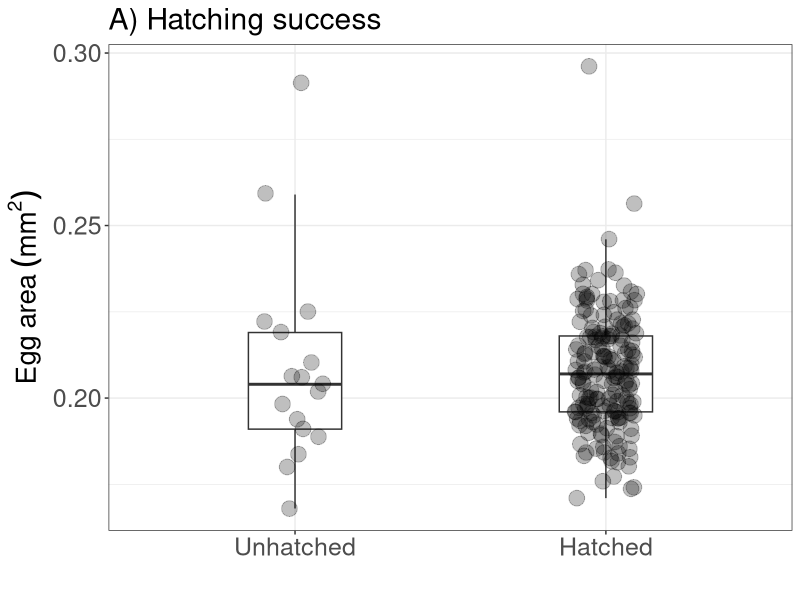
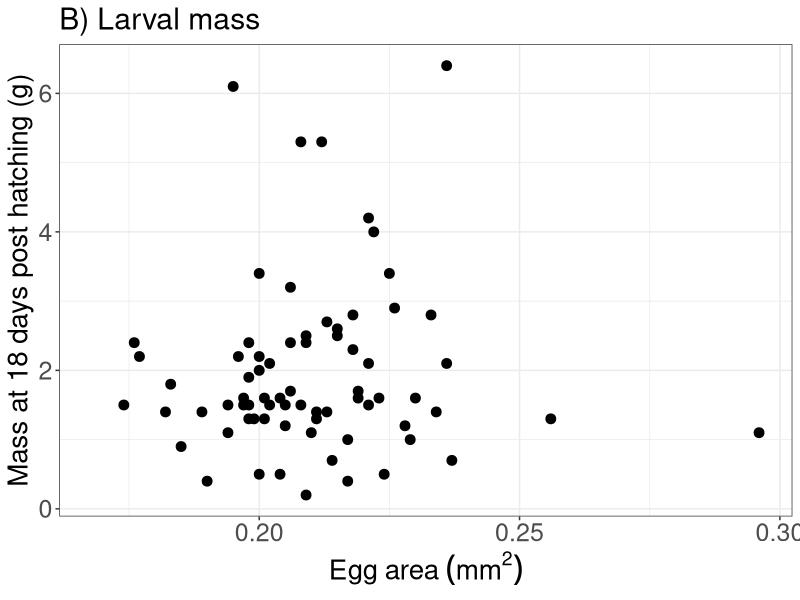
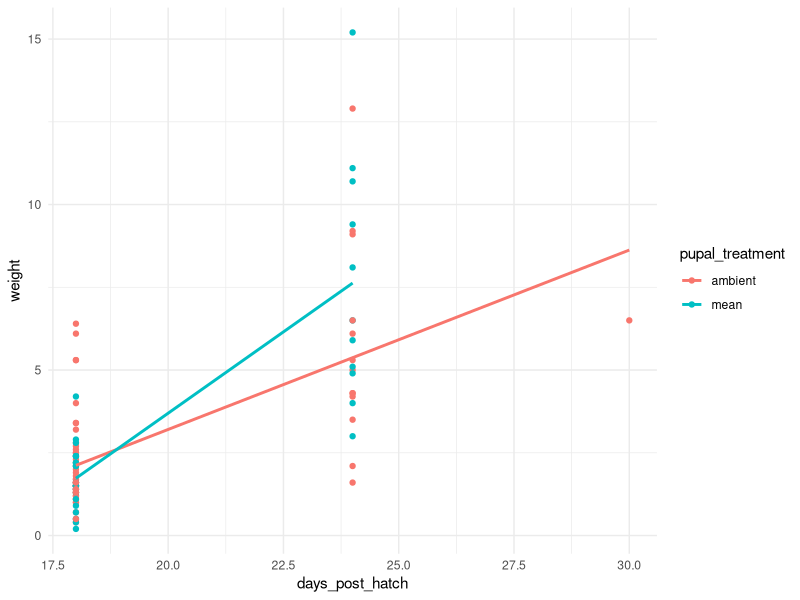
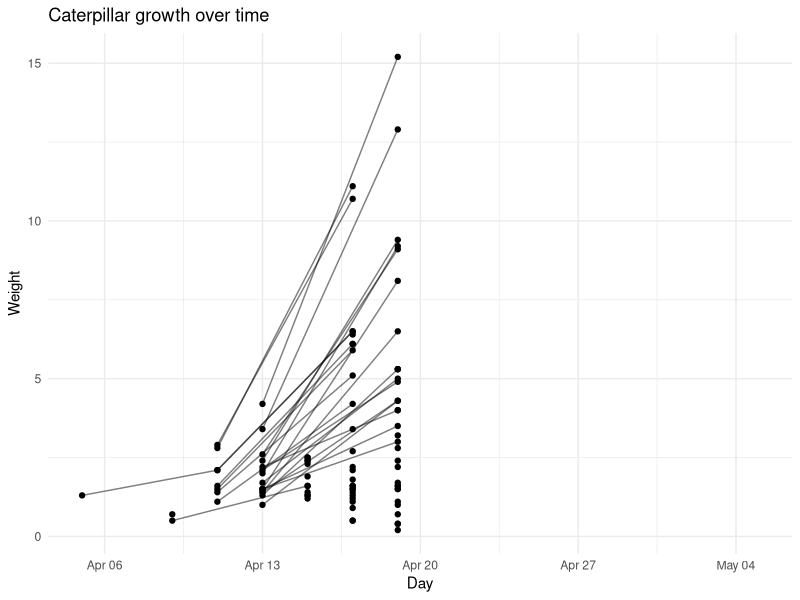
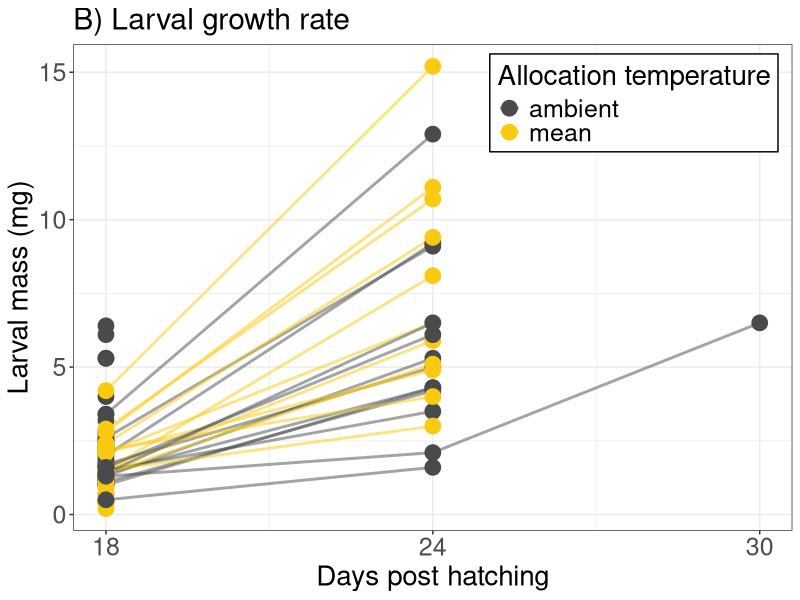
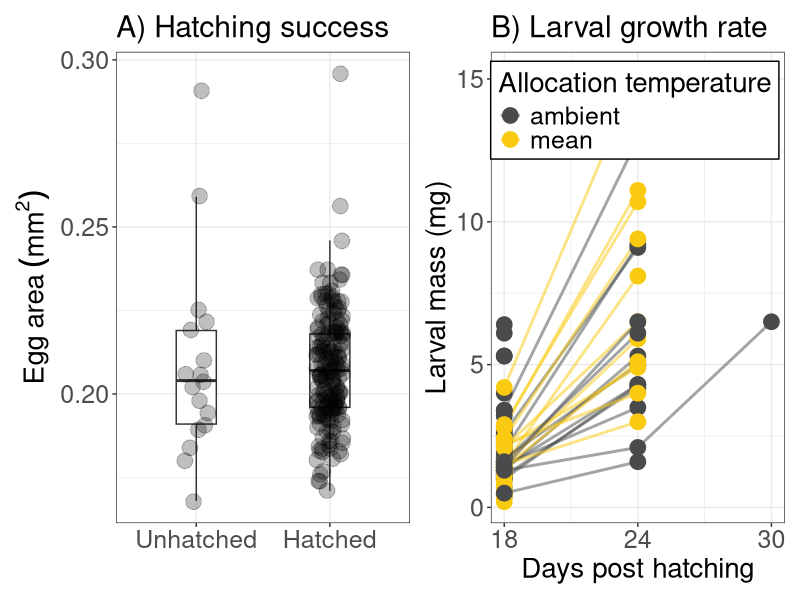

Here is the R script that generated these plots, in order:
## ---- chunk 1
library(here)
library(tidyverse)
library(ggplot2)
library(lmerTest)
library(patchwork)
## ---- chunk 2
caterpillar_data <- read.csv(here("data", "clean data", "caterpillar_data.csv"))

#caterpillar_data <- caterpillar_data %>%
  #filter(!is.na(hatch_date)) 

caterpillar_data$pupal_treatment <- as.factor(caterpillar_data$pupal_treatment)
caterpillar_data$hatch_date <- as.Date(caterpillar_data$hatch_date)
caterpillar_data$weight_1 <- as.numeric(caterpillar_data$weight_1)
caterpillar_data$weight_2 <- as.numeric(caterpillar_data$weight_2)

#turn all weights into mg
caterpillar_data$weight_1 <- caterpillar_data$weight_1 * 1000
caterpillar_data$weight_2 <- caterpillar_data$weight_2 * 1000
caterpillar_data$weight3 <- caterpillar_data$weight3 * 1000
caterpillar_data$weight4 <- caterpillar_data$weight4 * 1000
caterpillar_data$weight_5 <- caterpillar_data$weight_5 * 1000

## ---- chunk 3

caterpillar_data <- caterpillar_data %>%
  filter(!is.na(hatched))
  
#how many caterpillars hatches overall
caterpillar_data %>%
  filter(hatched == 1)

hatching_plot <- ggplot(caterpillar_data, aes(x = factor(hatched, labels = c("Unhatched", "Hatched")), y = size_01)) +
  geom_boxplot(width = 0.3, outlier.shape = NA) +
  geom_jitter(width = 0.1, alpha = 0.25, size = 5) +
  #scale_colour_manual(values = temp_cols) +
  labs(x = "", y = expression(Egg~area~(mm^2)), title = "A) Hatching success", colour = "Allocation temperature") +
  theme_bw() +
    theme(
    text = element_text(size = 18),            # increases all text
    axis.title = element_text(size = 20),      # axis titles bigger
    axis.text = element_text(size = 18),       # axis tick labels bigger
    legend.text = element_text(size = 18),     # legend text bigger
    legend.title = element_text(size = 20),
    #legend.position = c(0.98, 0.9),   # top-right inside
  #legend.justification = c(1, 1),     # anchor legend box to its top-right corner
  #legend.background = element_rect(fill = "white", colour = "black")  # optional: improve visibility
    )

hatching_plot

#ggsave(
#  here("figures", "hatching success.png"),
#  plot = hatching_plot,
#  width = 10,
#  height = 5,
# dpi = 300
#)



## ---- chunk 4

caterpillar_size <- ggplot(caterpillar_data, aes(x = size_01, y = weight_1)) +
  geom_point(size = 3) +
  labs(y = "Mass at 18 days post hatching (g)", x = expression(Egg~area~(mm^2)), title = "B) Larval mass") +
  theme_bw() +
    theme(
    text = element_text(size = 18),            # increases all text
    axis.title = element_text(size = 20),      # axis titles bigger
    axis.text = element_text(size = 18),       # axis tick labels bigger
    legend.text = element_text(size = 18),     # legend text bigger
    legend.title = element_text(size = 20)
    )

caterpillar_size


## ---- chunk 5

names(caterpillar_data) <- names(caterpillar_data) %>%
  gsub("^weight([0-9]+)$", "weight_\\1", .)

long_data <- caterpillar_data %>%
  mutate(id = row_number()) %>%
  pivot_longer(
    cols = matches("^(weight|weighday)_\\d+$"),
    names_to = c(".value", "time"),
    names_pattern = "(weight|weighday)_(\\d+)"
  )

long_data$weighday <- as.Date(long_data$weighday)

long_data <- long_data %>%
  mutate(days_post_hatch = as.numeric(weighday - hatch_date)) %>%
  filter(!is.na("weight"))
## ---- chunk 6
ggplot(long_data, aes(days_post_hatch, weight, colour = pupal_treatment)) +
  geom_point() +
  geom_smooth(method = "lm", se = FALSE) +
  theme_minimal()

temp_cols <- c(
  ambient = "#484A4C",
  cool    = "#76C0CC",
  mean    = "#F9CA0F",
  warm    = "#E87A36",
  hot     = "#AF0808")




ggplot(long_data, aes(x = weighday, y = weight, group = id)) +
  geom_line(alpha = 0.5) +
  geom_point() +
  labs(x = "Day", y = "Weight", title = "Caterpillar growth over time") +
  theme_minimal()

growth_rate <- ggplot(long_data, aes(x = days_post_hatch, y = weight, group = id, colour = pupal_treatment)) +
  geom_line(alpha = 0.5, size = 1) +
  geom_point(size = 5) +
  scale_x_continuous(breaks = c(18, 24, 30)) +
  labs(x = "Days post hatching", y = "Larval mass (mg)",
       title = "B) Larval growth rate", colour = "Allocation temperature") +
  scale_color_manual(values = temp_cols) +
  theme_bw() +
    theme(
    text = element_text(size = 18),            # increases all text
    axis.title = element_text(size = 20),      # axis titles bigger
    axis.text = element_text(size = 18),       # axis tick labels bigger
    legend.text = element_text(size = 18),     # legend text bigger
    legend.title = element_text(size = 20),
    legend.position = c(0.98, 0.98),   # top-right inside
  legend.justification = c(1, 1),     # anchor legend box to its top-right corner
  legend.background = element_rect(fill = "white", colour = "black")  # optional: improve visibility
    )
growth_rate


caterpillar_plot <-  hatching_plot + growth_rate

ggsave(
  here("figures", "caterpillar plot.png"),
  plot = caterpillar_plot,
  width = 20,
  height = 10,
  dpi = 300
)
